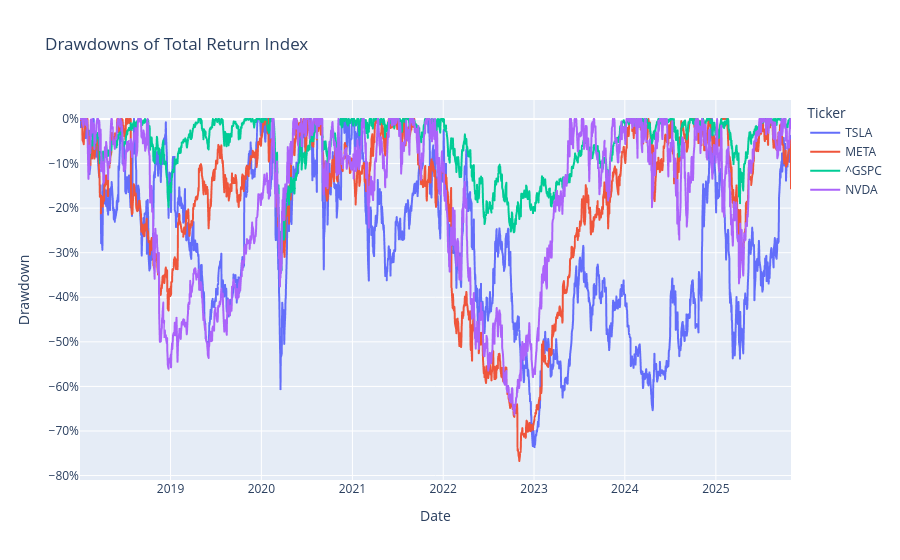

The notebook cell saved with this chart:
### Code cell
plot_drawdowns(total_return_idx[non_index_cols], title="Drawdowns of Total Return Index")

### Figure 1 — Plotly figure (JSON) as saved in the notebook; plotly's stock layout.template omitted (floating-point values rounded to 4 significant figures; data arrays with more than 128 entries replaced by an {"elided": "..."} marker saying what was removed)
{"data": [{"hovertemplate": "Ticker=TSLA<br>Date=%{x}<br>Drawdown=%{y}<extra></extra>", "legendgroup": "TSLA", "line": {"color": "#636efa", "dash": "solid"}, "marker": {"symbol": "circle"}, "mode": "lines", "name": "TSLA", "showlegend": true, "type": "scattergl", "x": {"elided": "1969 str values"}, "xaxis": "x", "y": {"elided": "1969 float values"}, "yaxis": "y"}, {"hovertemplate": "Ticker=META<br>Date=%{x}<br>Drawdown=%{y}<extra></extra>", "legendgroup": "META", "line": {"color": "#EF553B", "dash": "solid"}, "marker": {"symbol": "circle"}, "mode": "lines", "name": "META", "showlegend": true, "type": "scattergl", "x": {"elided": "1969 str values"}, "xaxis": "x", "y": {"elided": "1969 float values"}, "yaxis": "y"}, {"hovertemplate": "Ticker=^GSPC<br>Date=%{x}<br>Drawdown=%{y}<extra></extra>", "legendgroup": "^GSPC", "line": {"color": "#00cc96", "dash": "solid"}, "marker": {"symbol": "circle"}, "mode": "lines", "name": "^GSPC", "showlegend": true, "type": "scattergl", "x": {"elided": "1969 str values"}, "xaxis": "x", "y": {"elided": "1969 float values"}, "yaxis": "y"}, {"hovertemplate": "Ticker=NVDA<br>Date=%{x}<br>Drawdown=%{y}<extra></extra>", "legendgroup": "NVDA", "line": {"color": "#ab63fa", "dash": "solid"}, "marker": {"symbol": "circle"}, "mode": "lines", "name": "NVDA", "showlegend": true, "type": "scattergl", "x": {"elided": "1969 str values"}, "xaxis": "x", "y": {"elided": "1969 float values"}, "yaxis": "y"}], "layout": {"legend": {"title": {"text": "Ticker"}, "tracegroupgap": 0}, "title": {"text": "Drawdowns of Total Return Index"}, "xaxis": {"anchor": "y", "domain": [0, 1], "title": {"text": "Date"}}, "yaxis": {"anchor": "x", "domain": [0, 1], "tickformat": ".0%", "title": {"text": "Drawdown"}}}}
